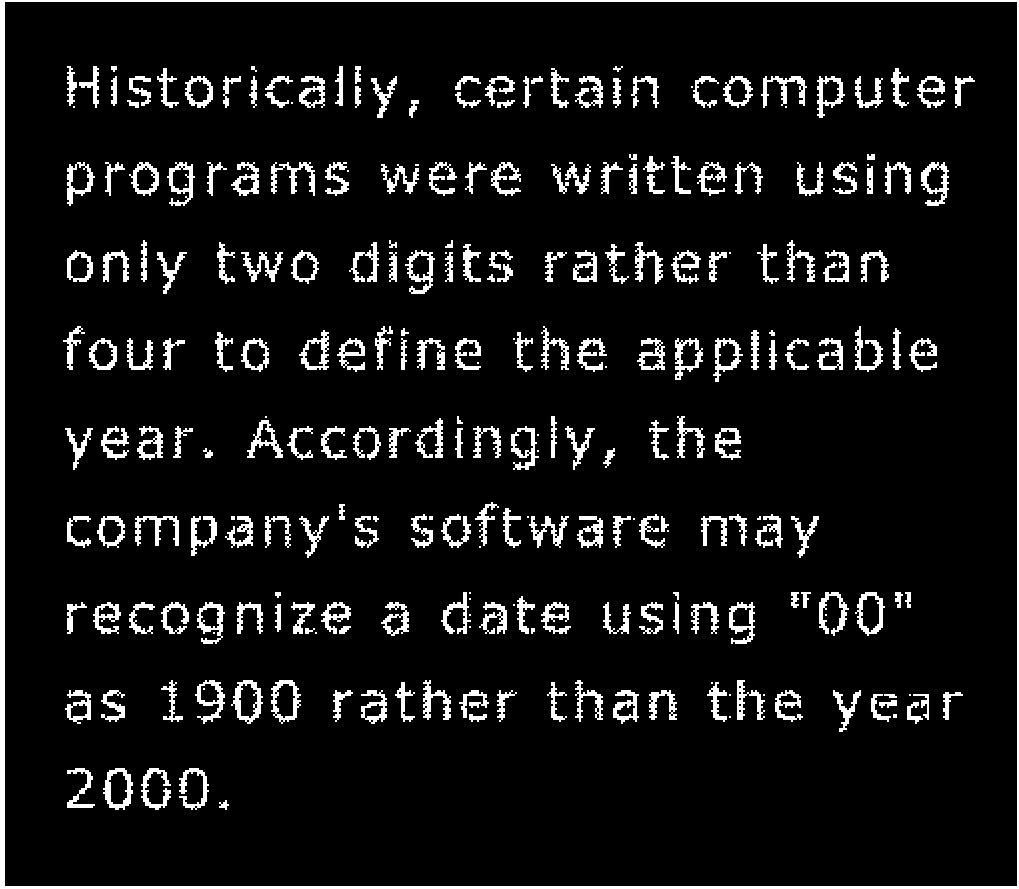
#> input picture HW9/text-broken.tif, 1019 x 889 px
$ python text-broken.py
#> lines starting #> are read from the running program, lines starting #| are printed output that depends on the picture; after the words box and inside, x2 and y2 are one past the last pixel; in counts of white or black regions, pixels touching at a corner belong together
#> in main, `img_gray = cv2.imread("text-broken.tif", cv2.IMREAD_GRAYSCALE)`: img_gray: shape (889, 1019); 8.3% white; 266 white regions (38 under 20 px), largest, box (x1, y1, x2, y2) and area: (0, 0, 1019, 889) 11283, (231, 680, 263, 724) 536, (921, 162, 949, 206) 524
import cv2
import numpy as np
import pytesseract


def preprocess_text_broken(img_gray):
    """
    對 text-broken.tif 做前處理：
    1. Otsu 二值化
    2. 統一成白字黑底
    3. 使用 5x5 形態學 closing 接合破碎文字
    4. 去除太小的雜點
    回傳處理後的「白字黑底」二值影像
    """
    # 1. Otsu 二值化
    _, bw = cv2.threshold(img_gray, 0, 255,
                          cv2.THRESH_BINARY + cv2.THRESH_OTSU)

    # 2. 統一成白字黑底
    num_white = np.sum(bw == 255)
#> num_white = 74753
    num_black = bw.size - num_white
#> num_black = 831138
    if num_white > num_black:
        bw = 255 - bw

    # 3. 形態學 closing 接合破碎文字
    kernel = cv2.getStructuringElement(cv2.MORPH_ELLIPSE, (5, 5))
    closed = cv2.morphologyEx(bw, cv2.MORPH_CLOSE, kernel, iterations=1)
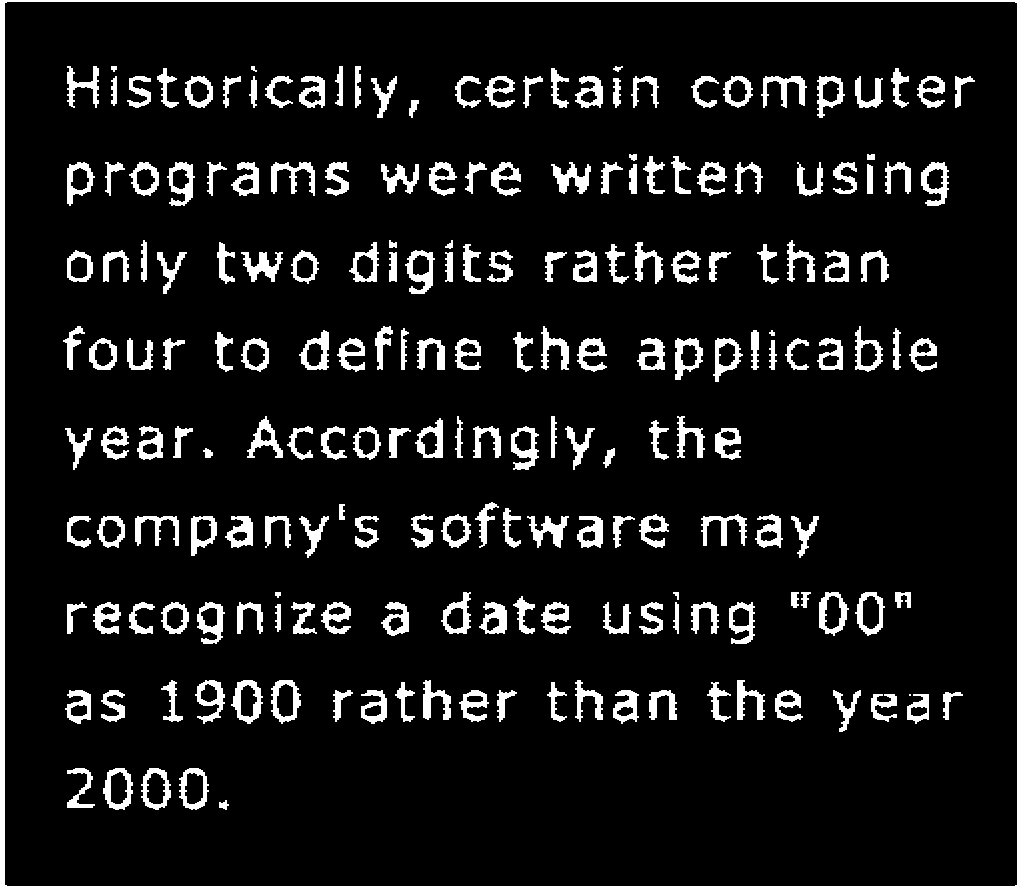
#> closed: shape (889, 1019); 9.4% white; 204 white regions (1 under 20 px), largest, box (x1, y1, x2, y2) and area: (0, 0, 1019, 889) 11291, (271, 162, 315, 196) 622, (551, 162, 591, 194) 622

    # 4. 去除太小的雜點
    num_labels, labels, stats, _ = cv2.connectedComponentsWithStats(closed)
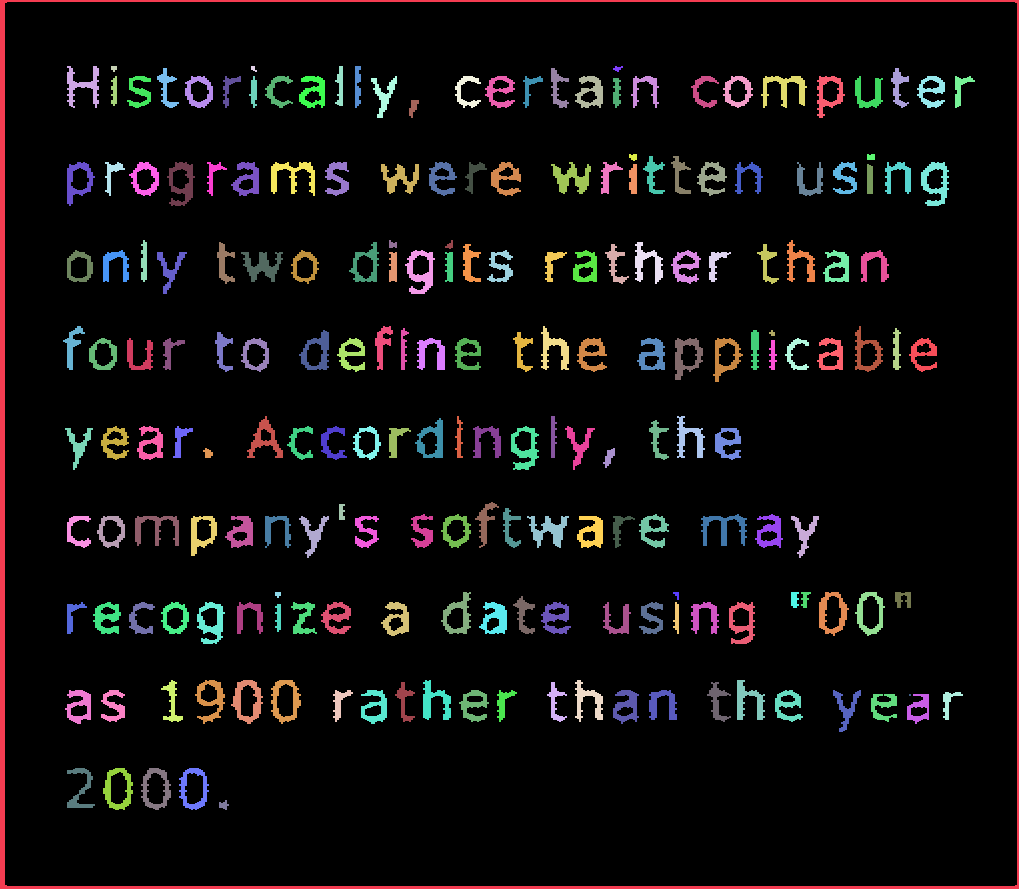
#> labels: shape (889, 1019) int32; 205 distinct labels, from 0 to 204; one colour per label, 0 black
#> num_labels = 205; stats = 205 rows, first 6: [5, 2, 1012, 884, 820328], [0, 0, 1019, 889, 11291], [67, 66, 32, 42, 536], [111, 66, 6, 6, 28], [251, 66, 6, 6, 22], [335, 66, 8, 40, 200]
    min_area = 20
    clean = np.zeros_like(closed)
    for i in range(1, num_labels):
        area = stats[i, cv2.CC_STAT_AREA]
        if area >= min_area:
            clean[labels == i] = 255
#> this loop made 204 passes
#> area on passes 1 to 3: 11291, 536, 28

    return clean  # 白字黑底


def ocr_text_broken(bin_img):
    """
    對前處理後的二值影像做 OCR：
    1. 轉成黑字白底
    2. 放大 2 倍
    3. 呼叫 Tesseract
    """
    # 1. 白字黑底 → 黑字白底
    img_ocr = 255 - bin_img

    # 2. 放大
    img_ocr = cv2.resize(
        img_ocr, None, fx=2.0, fy=2.0, interpolation=cv2.INTER_LINEAR
    )
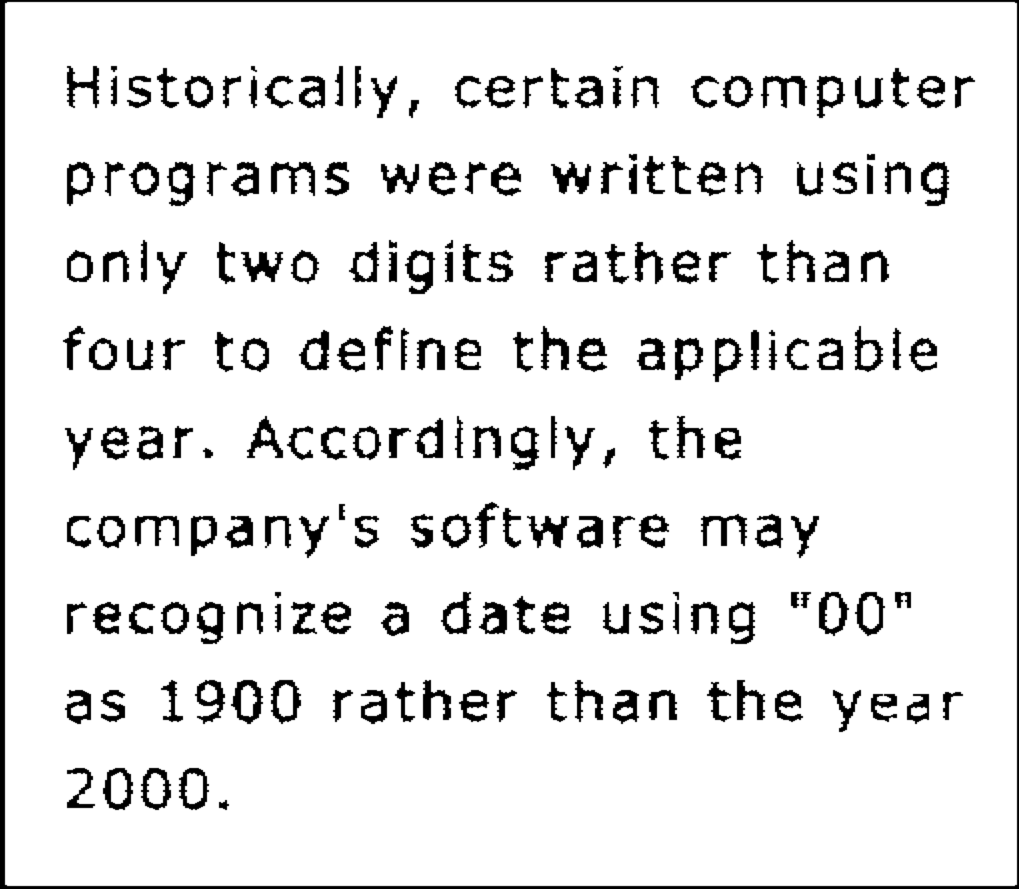
#> img_ocr: shape (1778, 2038) (shown at 1/2 size); min 0, max 255, mean 230.9

    # 3. Tesseract
    config = "--psm 3"
    text = pytesseract.image_to_string(img_ocr, config=config)
    return text, img_ocr


def main():
    img_gray = cv2.imread("text-broken.tif", cv2.IMREAD_GRAYSCALE)
    if img_gray is None:
        raise FileNotFoundError("找不到 text-broken.tif，請確認檔案是否在同一資料夾。")

    # 前處理與儲存影像（報告用）
    bin_clean = preprocess_text_broken(img_gray)
    cv2.imwrite("text-broken_processed.png", bin_clean)

    # OCR
    text, img_ocr = ocr_text_broken(bin_clean)
    cv2.imwrite("text-broken_ocr_input.png", img_ocr)

    # ========== 整理文字：避免多出原圖沒有的空白行 ==========

    # 1. 去掉 form feed 控制字元
    text = text.replace('\x0c', '')

    # 2. 切成一行一行
    lines = text.splitlines()

    # 3. 去掉開頭/結尾的空白行
    while lines and lines[0].strip() == '':
        lines.pop(0)
    while lines and lines[-1].strip() == '':
        lines.pop()

    # 4. 移除「前後都有文字、自己卻是空白」的孤立空白行
    cleaned_lines = []
    for i, ln in enumerate(lines):
        if ln.strip() != '':
            cleaned_lines.append(ln)
        else:
            prev_has_text = (i > 0 and lines[i - 1].strip() != '')
            next_has_text = (i < len(lines) - 1 and lines[i + 1].strip() != '')
            # 若前後都有文字，就判定為多出來的空行 → 丟掉
            if prev_has_text and next_has_text:
                continue
            # 否則保留（例如連續多行空白，用來分段的情況）
            cleaned_lines.append(ln)

    # 5. 組回字串，最後補一個換行
    text = '\n'.join(cleaned_lines) + '\n'

    # =====================================================

    with open("text-broken.txt", "w", encoding="utf-8") as f:
        f.write(text)

    print("辨識完成，結果已寫入 text-broken.txt")
    print("==== OCR 輸出預覽 ====")
    print(text)


if __name__ == "__main__":
    main()
#> (the call stopped at in ocr_text_broken, `text = pytesseract.image_to_string(img_ocr, config=config)`: pytesseract is not available in this run)

$ run again, with HW9/text.tif copied over HW9/text-broken.tif
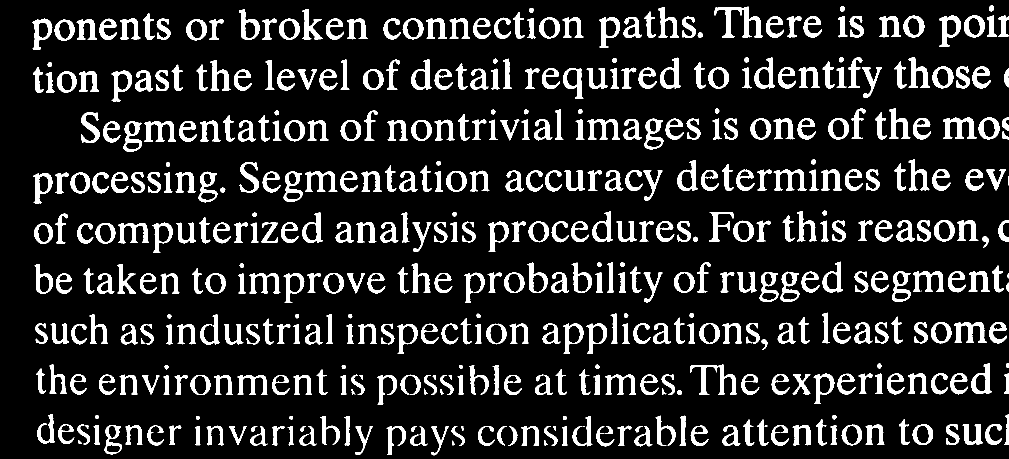
#> input picture HW9/text.tif, 2018 x 918 px (shown at 1/2 size)
#> img_gray: shape (918, 2018); 13.8% white; 497 white regions (11 under 20 px), largest, box (x1, y1, x2, y2) and area: (1429, 13, 1526, 75) 1961, (1380, 729, 1473, 790) 1647, (1886, 235, 1953, 278) 1379
#> num_white = 256011
#> num_black = 1596513
#> closed: shape (918, 2018); 14% white; 483 white regions (5 under 20 px), largest, box (x1, y1, x2, y2) and area: (1429, 13, 1526, 75) 1979, (1380, 729, 1473, 790) 1665, (1696, 114, 1764, 196) 1414
#> in preprocess_text_broken, `num_labels, labels, stats, _ = cv2.connectedComponentsWithStats(closed)`:
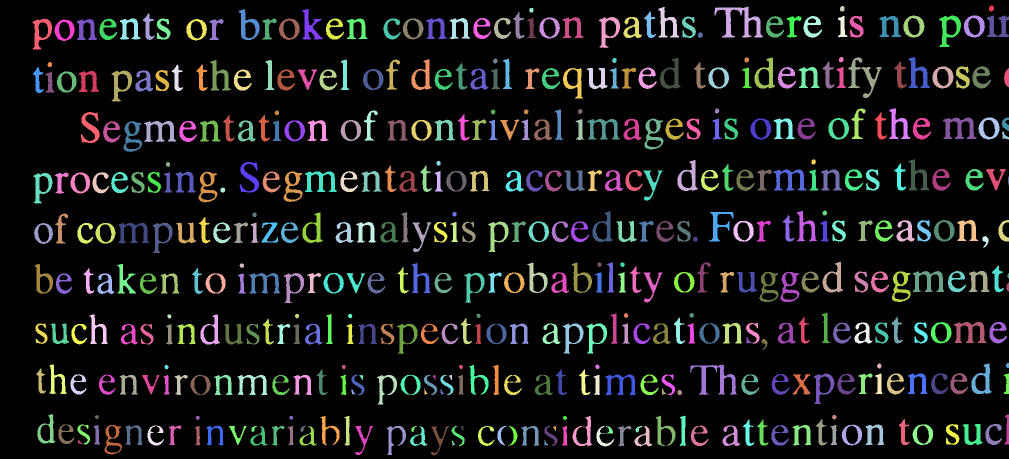
#> labels: shape (918, 2018) int32 (shown at 1/2 size); 484 distinct labels, from 0 to 483; one colour per label, 0 black
#> num_labels = 484; stats = 484 rows, first 6: [0, 0, 2018, 918, 1593767], [1978, 11, 10, 12, 98], [1429, 13, 97, 62, 1979], [1680, 12, 9, 11, 84], [1317, 14, 41, 61, 989], [1058, 16, 9, 9, 68]
#> the loop in preprocess_text_broken, `for i in range(1, num_labels):` made 483 passes
#> area on passes 1 to 3: 98, 1979, 84
#> in ocr_text_broken, `img_ocr = cv2.resize( img_ocr, None, fx=2.0, fy=2.0, interpolation=cv2..`:
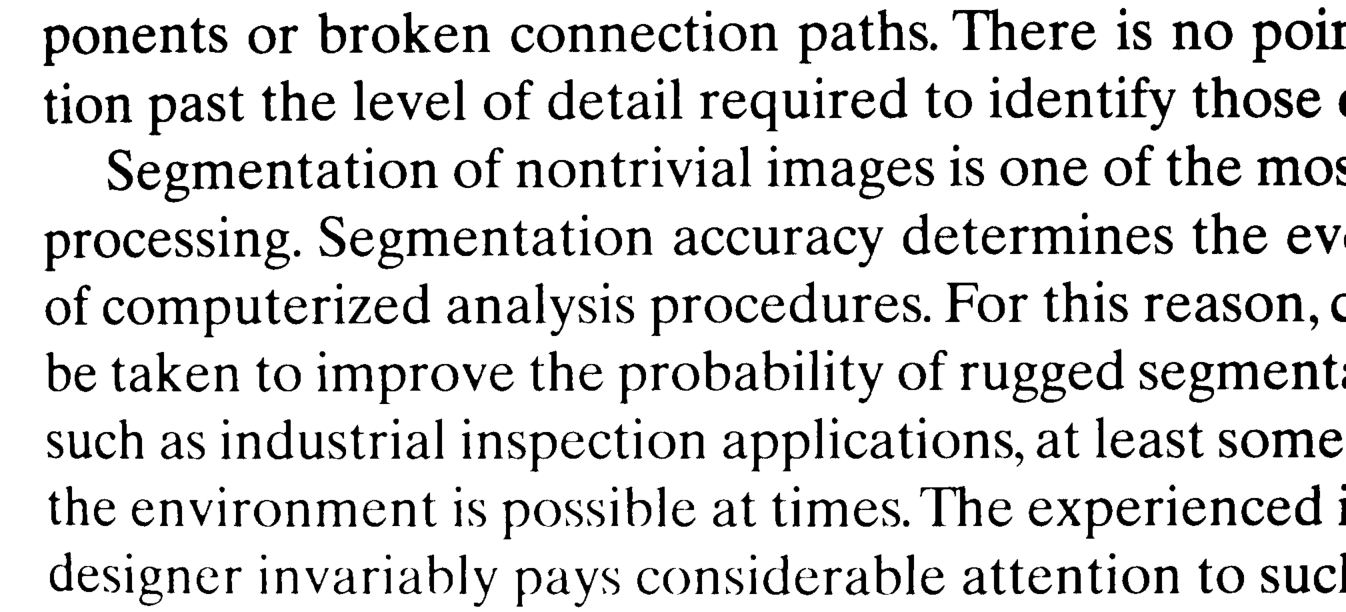
#> img_ocr: shape (1836, 4036) (shown at 1/3 size); min 0, max 255, mean 219.4
